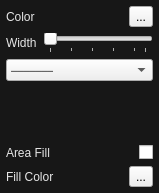
<?xml version="1.0" encoding="UTF-8"?>
<ui version="4.0">
 <class>AMLinePropertyEditor</class>
 <widget class="QFrame" name="AMLinePropertyEditor">
  <property name="geometry">
   <rect>
    <x>0</x>
    <y>0</y>
    <width>159</width>
    <height>193</height>
   </rect>
  </property>
  <property name="windowTitle">
   <string>Frame</string>
  </property>
  <property name="styleSheet">
   <string notr="true">#AMLinePropertyEditor {
	background-color: rgba(0, 0, 0, 179);
}</string>
  </property>
  <property name="frameShape">
   <enum>QFrame::NoFrame</enum>
  </property>
  <property name="frameShadow">
   <enum>QFrame::Plain</enum>
  </property>
  <layout class="QVBoxLayout" name="verticalLayout">
   <property name="margin">
    <number>6</number>
   </property>
   <item>
    <layout class="QHBoxLayout" name="horizontalLayout">
     <item>
      <widget class="QLabel" name="labelColor">
       <property name="styleSheet">
        <string notr="true">color: rgb(230, 230, 230);</string>
       </property>
       <property name="text">
        <string>Color</string>
       </property>
      </widget>
     </item>
     <item>
      <widget class="AMColorPickerButton" name="colorButton">
       <property name="text">
        <string>...</string>
       </property>
      </widget>
     </item>
    </layout>
   </item>
   <item>
    <layout class="QHBoxLayout" name="horizontalLayout_2">
     <item>
      <widget class="QLabel" name="labelWidth">
       <property name="styleSheet">
        <string notr="true">color: rgb(230, 230, 230);</string>
       </property>
       <property name="text">
        <string>Width</string>
       </property>
      </widget>
     </item>
     <item>
      <widget class="QSlider" name="widthSlider">
       <property name="minimum">
        <number>1</number>
       </property>
       <property name="maximum">
        <number>10</number>
       </property>
       <property name="pageStep">
        <number>2</number>
       </property>
       <property name="orientation">
        <enum>Qt::Horizontal</enum>
       </property>
       <property name="tickPosition">
        <enum>QSlider::TicksBelow</enum>
       </property>
       <property name="tickInterval">
        <number>2</number>
       </property>
      </widget>
     </item>
    </layout>
   </item>
   <item>
    <widget class="QComboBox" name="lineStyleBox">
     <item>
      <property name="text">
       <string>⎯⎯⎯⎯⎯⎯⎯</string>
      </property>
     </item>
     <item>
      <property name="text">
       <string>—  —  —  —  —</string>
      </property>
     </item>
     <item>
      <property name="text">
       <string>· · · · · · · · · · ·</string>
      </property>
     </item>
     <item>
      <property name="text">
       <string>— · — · — · —</string>
      </property>
     </item>
     <item>
      <property name="text">
       <string> — · · — · · —</string>
      </property>
     </item>
    </widget>
   </item>
   <item>
    <spacer name="verticalSpacer">
     <property name="orientation">
      <enum>Qt::Vertical</enum>
     </property>
     <property name="sizeType">
      <enum>QSizePolicy::MinimumExpanding</enum>
     </property>
     <property name="sizeHint" stdset="0">
      <size>
       <width>20</width>
       <height>10</height>
      </size>
     </property>
    </spacer>
   </item>
   <item>
    <layout class="QHBoxLayout" name="horizontalLayout_3">
     <item>
      <widget class="QLabel" name="labelFill">
       <property name="styleSheet">
        <string notr="true">color: rgb(230, 230, 230);</string>
       </property>
       <property name="text">
        <string>Area Fill</string>
       </property>
      </widget>
     </item>
     <item>
      <spacer name="horizontalSpacer">
       <property name="orientation">
        <enum>Qt::Horizontal</enum>
       </property>
       <property name="sizeHint" stdset="0">
        <size>
         <width>10</width>
         <height>10</height>
        </size>
       </property>
      </spacer>
     </item>
     <item>
      <widget class="QCheckBox" name="fillCheckBox">
       <property name="text">
        <string/>
       </property>
      </widget>
     </item>
    </layout>
   </item>
   <item>
    <layout class="QHBoxLayout" name="horizontalLayout_4">
     <item>
      <widget class="QLabel" name="labelFillColor">
       <property name="styleSheet">
        <string notr="true">color: rgb(230, 230, 230);</string>
       </property>
       <property name="text">
        <string>Fill Color</string>
       </property>
      </widget>
     </item>
     <item>
      <widget class="AMColorPickerButton" name="fillColorButton">
       <property name="text">
        <string>...</string>
       </property>
      </widget>
     </item>
    </layout>
   </item>
  </layout>
 </widget>
 <customwidgets>
  <customwidget>
   <class>AMColorPickerButton</class>
   <extends>QToolButton</extends>
   <header>ui/dataman/AMColorPickerButton.h</header>
  </customwidget>
 </customwidgets>
 <resources/>
 <connections/>
</ui>
